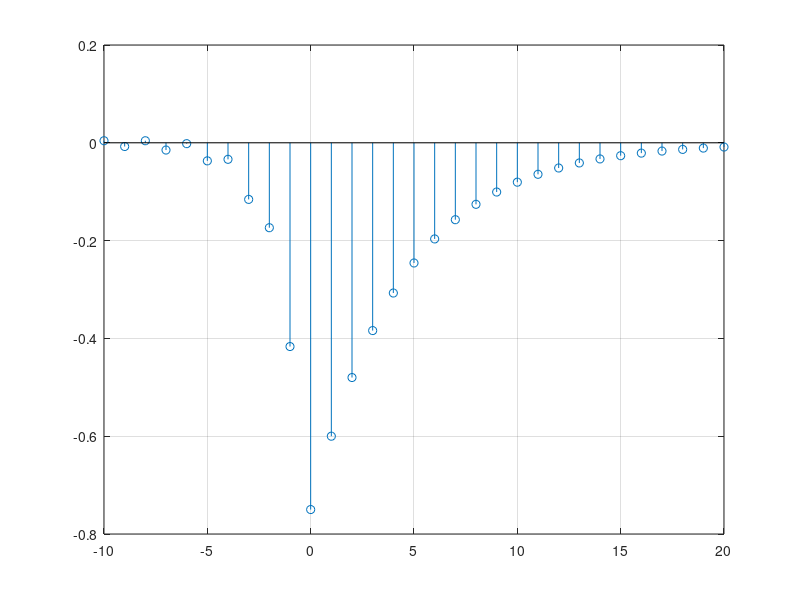

MATLAB code for this plot:
% Script: exdt_5_38b.m
% Find left and right sided components of h[n] from the analytical
% solution obtained in Example 5.38
nleft = [-10:-1];
hleft = 0.0312*(-1.2).^nleft-0.7813*(2).^nleft;
nright = [0:20];
hright = -0.75*(0.8).^nright;
n = [nleft,nright];
h = [hleft,hright];
stem(n,h); grid;
